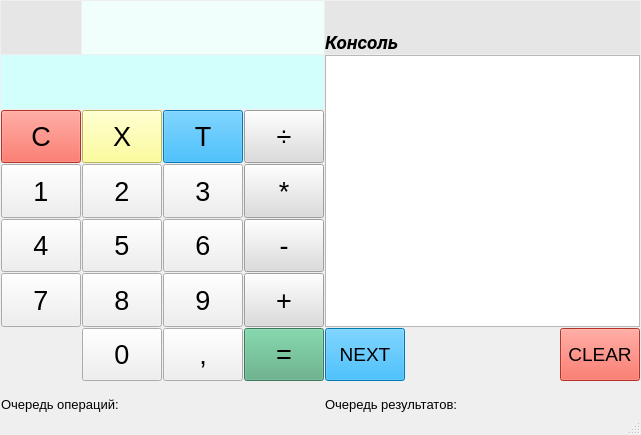
<?xml version="1.0" encoding="UTF-8"?>
<ui version="4.0">
 <class>MainWindow</class>
 <widget class="QMainWindow" name="MainWindow">
  <property name="geometry">
   <rect>
    <x>0</x>
    <y>0</y>
    <width>641</width>
    <height>435</height>
   </rect>
  </property>
  <property name="sizePolicy">
   <sizepolicy hsizetype="MinimumExpanding" vsizetype="MinimumExpanding">
    <horstretch>0</horstretch>
    <verstretch>0</verstretch>
   </sizepolicy>
  </property>
  <property name="minimumSize">
   <size>
    <width>0</width>
    <height>0</height>
   </size>
  </property>
  <property name="maximumSize">
   <size>
    <width>16777215</width>
    <height>16777215</height>
   </size>
  </property>
  <property name="windowTitle">
   <string>Калькулятор</string>
  </property>
  <widget class="QWidget" name="centralwidget">
   <property name="sizePolicy">
    <sizepolicy hsizetype="Preferred" vsizetype="Preferred">
     <horstretch>0</horstretch>
     <verstretch>0</verstretch>
    </sizepolicy>
   </property>
   <layout class="QHBoxLayout" name="horizontalLayout">
    <property name="spacing">
     <number>0</number>
    </property>
    <property name="leftMargin">
     <number>1</number>
    </property>
    <property name="topMargin">
     <number>1</number>
    </property>
    <property name="rightMargin">
     <number>1</number>
    </property>
    <property name="bottomMargin">
     <number>1</number>
    </property>
    <item>
     <layout class="QGridLayout" name="gridLayout">
      <property name="spacing">
       <number>1</number>
      </property>
      <item row="6" column="1">
       <widget class="QPushButton" name="buttonDigit_0">
        <property name="sizePolicy">
         <sizepolicy hsizetype="MinimumExpanding" vsizetype="MinimumExpanding">
          <horstretch>0</horstretch>
          <verstretch>0</verstretch>
         </sizepolicy>
        </property>
        <property name="minimumSize">
         <size>
          <width>75</width>
          <height>50</height>
         </size>
        </property>
        <property name="font">
         <font>
          <pointsize>20</pointsize>
         </font>
        </property>
        <property name="text">
         <string>0</string>
        </property>
       </widget>
      </item>
      <item row="5" column="0">
       <widget class="QPushButton" name="buttonDigit_7">
        <property name="sizePolicy">
         <sizepolicy hsizetype="MinimumExpanding" vsizetype="MinimumExpanding">
          <horstretch>0</horstretch>
          <verstretch>0</verstretch>
         </sizepolicy>
        </property>
        <property name="minimumSize">
         <size>
          <width>75</width>
          <height>50</height>
         </size>
        </property>
        <property name="font">
         <font>
          <pointsize>20</pointsize>
         </font>
        </property>
        <property name="text">
         <string>7</string>
        </property>
       </widget>
      </item>
      <item row="1" column="0" colspan="4">
       <widget class="QLabel" name="labelDinamic_CurrentOperand">
        <property name="sizePolicy">
         <sizepolicy hsizetype="MinimumExpanding" vsizetype="MinimumExpanding">
          <horstretch>0</horstretch>
          <verstretch>0</verstretch>
         </sizepolicy>
        </property>
        <property name="minimumSize">
         <size>
          <width>300</width>
          <height>50</height>
         </size>
        </property>
        <property name="font">
         <font>
          <pointsize>16</pointsize>
         </font>
        </property>
        <property name="styleSheet">
         <string notr="true">background-color: rgb(210, 255, 252);</string>
        </property>
        <property name="text">
         <string/>
        </property>
        <property name="alignment">
         <set>Qt::AlignRight|Qt::AlignTrailing|Qt::AlignVCenter</set>
        </property>
        <property name="margin">
         <number>5</number>
        </property>
       </widget>
      </item>
      <item row="6" column="2">
       <widget class="QPushButton" name="buttonSpecial_Comma">
        <property name="sizePolicy">
         <sizepolicy hsizetype="MinimumExpanding" vsizetype="MinimumExpanding">
          <horstretch>0</horstretch>
          <verstretch>0</verstretch>
         </sizepolicy>
        </property>
        <property name="minimumSize">
         <size>
          <width>75</width>
          <height>50</height>
         </size>
        </property>
        <property name="font">
         <font>
          <pointsize>20</pointsize>
         </font>
        </property>
        <property name="text">
         <string>,</string>
        </property>
       </widget>
      </item>
      <item row="4" column="2">
       <widget class="QPushButton" name="buttonDigit_6">
        <property name="sizePolicy">
         <sizepolicy hsizetype="MinimumExpanding" vsizetype="MinimumExpanding">
          <horstretch>0</horstretch>
          <verstretch>0</verstretch>
         </sizepolicy>
        </property>
        <property name="minimumSize">
         <size>
          <width>75</width>
          <height>50</height>
         </size>
        </property>
        <property name="font">
         <font>
          <pointsize>20</pointsize>
         </font>
        </property>
        <property name="text">
         <string>6</string>
        </property>
       </widget>
      </item>
      <item row="3" column="2">
       <widget class="QPushButton" name="buttonDigit_3">
        <property name="sizePolicy">
         <sizepolicy hsizetype="MinimumExpanding" vsizetype="MinimumExpanding">
          <horstretch>0</horstretch>
          <verstretch>0</verstretch>
         </sizepolicy>
        </property>
        <property name="minimumSize">
         <size>
          <width>75</width>
          <height>50</height>
         </size>
        </property>
        <property name="font">
         <font>
          <pointsize>20</pointsize>
         </font>
        </property>
        <property name="text">
         <string>3</string>
        </property>
       </widget>
      </item>
      <item row="5" column="3">
       <widget class="QPushButton" name="buttonOperation_Sum">
        <property name="sizePolicy">
         <sizepolicy hsizetype="MinimumExpanding" vsizetype="MinimumExpanding">
          <horstretch>0</horstretch>
          <verstretch>0</verstretch>
         </sizepolicy>
        </property>
        <property name="minimumSize">
         <size>
          <width>75</width>
          <height>50</height>
         </size>
        </property>
        <property name="font">
         <font>
          <pointsize>20</pointsize>
         </font>
        </property>
        <property name="styleSheet">
         <string notr="true">background-color: rgb(220, 220, 220);</string>
        </property>
        <property name="text">
         <string>+</string>
        </property>
       </widget>
      </item>
      <item row="5" column="2">
       <widget class="QPushButton" name="buttonDigit_9">
        <property name="sizePolicy">
         <sizepolicy hsizetype="MinimumExpanding" vsizetype="MinimumExpanding">
          <horstretch>0</horstretch>
          <verstretch>0</verstretch>
         </sizepolicy>
        </property>
        <property name="minimumSize">
         <size>
          <width>75</width>
          <height>50</height>
         </size>
        </property>
        <property name="font">
         <font>
          <pointsize>20</pointsize>
         </font>
        </property>
        <property name="text">
         <string>9</string>
        </property>
       </widget>
      </item>
      <item row="0" column="4" colspan="4">
       <widget class="QLabel" name="labelStatic_NameConsole">
        <property name="font">
         <font>
          <family>Roboto</family>
          <pointsize>14</pointsize>
          <weight>75</weight>
          <italic>true</italic>
          <bold>true</bold>
         </font>
        </property>
        <property name="styleSheet">
         <string notr="true">background-color: rgb(230, 230, 230);</string>
        </property>
        <property name="text">
         <string>Консоль</string>
        </property>
        <property name="alignment">
         <set>Qt::AlignBottom|Qt::AlignLeading|Qt::AlignLeft</set>
        </property>
        <property name="margin">
         <number>10</number>
        </property>
       </widget>
      </item>
      <item row="4" column="3">
       <widget class="QPushButton" name="buttonOperation_Mines">
        <property name="sizePolicy">
         <sizepolicy hsizetype="MinimumExpanding" vsizetype="MinimumExpanding">
          <horstretch>0</horstretch>
          <verstretch>0</verstretch>
         </sizepolicy>
        </property>
        <property name="minimumSize">
         <size>
          <width>75</width>
          <height>50</height>
         </size>
        </property>
        <property name="font">
         <font>
          <pointsize>20</pointsize>
         </font>
        </property>
        <property name="styleSheet">
         <string notr="true">background-color: rgb(220, 220, 220);</string>
        </property>
        <property name="text">
         <string>-</string>
        </property>
       </widget>
      </item>
      <item row="2" column="1">
       <widget class="QPushButton" name="buttonSpecial_X">
        <property name="sizePolicy">
         <sizepolicy hsizetype="MinimumExpanding" vsizetype="MinimumExpanding">
          <horstretch>0</horstretch>
          <verstretch>0</verstretch>
         </sizepolicy>
        </property>
        <property name="minimumSize">
         <size>
          <width>75</width>
          <height>50</height>
         </size>
        </property>
        <property name="font">
         <font>
          <pointsize>20</pointsize>
         </font>
        </property>
        <property name="styleSheet">
         <string notr="true">background-color: rgb(255, 255, 127);</string>
        </property>
        <property name="text">
         <string>X</string>
        </property>
       </widget>
      </item>
      <item row="6" column="7">
       <widget class="QPushButton" name="buttonConsole_Clear">
        <property name="sizePolicy">
         <sizepolicy hsizetype="MinimumExpanding" vsizetype="MinimumExpanding">
          <horstretch>0</horstretch>
          <verstretch>0</verstretch>
         </sizepolicy>
        </property>
        <property name="minimumSize">
         <size>
          <width>75</width>
          <height>50</height>
         </size>
        </property>
        <property name="font">
         <font>
          <pointsize>14</pointsize>
         </font>
        </property>
        <property name="styleSheet">
         <string notr="true">background-color: rgb(255, 70, 53);</string>
        </property>
        <property name="text">
         <string>CLEAR</string>
        </property>
       </widget>
      </item>
      <item row="6" column="4">
       <widget class="QPushButton" name="buttonConsole_Next">
        <property name="sizePolicy">
         <sizepolicy hsizetype="MinimumExpanding" vsizetype="MinimumExpanding">
          <horstretch>0</horstretch>
          <verstretch>0</verstretch>
         </sizepolicy>
        </property>
        <property name="minimumSize">
         <size>
          <width>75</width>
          <height>50</height>
         </size>
        </property>
        <property name="font">
         <font>
          <pointsize>14</pointsize>
         </font>
        </property>
        <property name="styleSheet">
         <string notr="true">background-color: rgb(0, 170, 255);</string>
        </property>
        <property name="text">
         <string>NEXT</string>
        </property>
       </widget>
      </item>
      <item row="8" column="0" colspan="2">
       <widget class="QLabel" name="labelStatic_QueueOperations">
        <property name="sizePolicy">
         <sizepolicy hsizetype="MinimumExpanding" vsizetype="Fixed">
          <horstretch>0</horstretch>
          <verstretch>0</verstretch>
         </sizepolicy>
        </property>
        <property name="minimumSize">
         <size>
          <width>150</width>
          <height>30</height>
         </size>
        </property>
        <property name="font">
         <font>
          <pointsize>10</pointsize>
         </font>
        </property>
        <property name="text">
         <string>Очередь операций:</string>
        </property>
        <property name="alignment">
         <set>Qt::AlignBottom|Qt::AlignLeading|Qt::AlignLeft</set>
        </property>
        <property name="margin">
         <number>2</number>
        </property>
       </widget>
      </item>
      <item row="4" column="0">
       <widget class="QPushButton" name="buttonDigit_4">
        <property name="sizePolicy">
         <sizepolicy hsizetype="MinimumExpanding" vsizetype="MinimumExpanding">
          <horstretch>0</horstretch>
          <verstretch>0</verstretch>
         </sizepolicy>
        </property>
        <property name="minimumSize">
         <size>
          <width>75</width>
          <height>50</height>
         </size>
        </property>
        <property name="font">
         <font>
          <pointsize>20</pointsize>
         </font>
        </property>
        <property name="text">
         <string>4</string>
        </property>
       </widget>
      </item>
      <item row="6" column="3">
       <widget class="QPushButton" name="buttonSpecial_Equal">
        <property name="sizePolicy">
         <sizepolicy hsizetype="MinimumExpanding" vsizetype="MinimumExpanding">
          <horstretch>0</horstretch>
          <verstretch>0</verstretch>
         </sizepolicy>
        </property>
        <property name="minimumSize">
         <size>
          <width>75</width>
          <height>50</height>
         </size>
        </property>
        <property name="font">
         <font>
          <pointsize>20</pointsize>
         </font>
        </property>
        <property name="styleSheet">
         <string notr="true">background-color: rgb(85, 170, 127);</string>
        </property>
        <property name="text">
         <string>=</string>
        </property>
       </widget>
      </item>
      <item row="4" column="1">
       <widget class="QPushButton" name="buttonDigit_5">
        <property name="sizePolicy">
         <sizepolicy hsizetype="MinimumExpanding" vsizetype="MinimumExpanding">
          <horstretch>0</horstretch>
          <verstretch>0</verstretch>
         </sizepolicy>
        </property>
        <property name="minimumSize">
         <size>
          <width>75</width>
          <height>50</height>
         </size>
        </property>
        <property name="font">
         <font>
          <pointsize>20</pointsize>
         </font>
        </property>
        <property name="text">
         <string>5</string>
        </property>
       </widget>
      </item>
      <item row="3" column="3">
       <widget class="QPushButton" name="buttonOperation_Mult">
        <property name="sizePolicy">
         <sizepolicy hsizetype="MinimumExpanding" vsizetype="MinimumExpanding">
          <horstretch>0</horstretch>
          <verstretch>0</verstretch>
         </sizepolicy>
        </property>
        <property name="minimumSize">
         <size>
          <width>75</width>
          <height>50</height>
         </size>
        </property>
        <property name="font">
         <font>
          <pointsize>20</pointsize>
         </font>
        </property>
        <property name="styleSheet">
         <string notr="true">background-color: rgb(220, 220, 220);</string>
        </property>
        <property name="text">
         <string>*</string>
        </property>
       </widget>
      </item>
      <item row="3" column="1">
       <widget class="QPushButton" name="buttonDigit_2">
        <property name="sizePolicy">
         <sizepolicy hsizetype="MinimumExpanding" vsizetype="MinimumExpanding">
          <horstretch>0</horstretch>
          <verstretch>0</verstretch>
         </sizepolicy>
        </property>
        <property name="minimumSize">
         <size>
          <width>75</width>
          <height>50</height>
         </size>
        </property>
        <property name="font">
         <font>
          <pointsize>20</pointsize>
         </font>
        </property>
        <property name="text">
         <string>2</string>
        </property>
       </widget>
      </item>
      <item row="2" column="0">
       <widget class="QPushButton" name="buttonSpecial_C">
        <property name="sizePolicy">
         <sizepolicy hsizetype="MinimumExpanding" vsizetype="MinimumExpanding">
          <horstretch>0</horstretch>
          <verstretch>0</verstretch>
         </sizepolicy>
        </property>
        <property name="minimumSize">
         <size>
          <width>75</width>
          <height>50</height>
         </size>
        </property>
        <property name="font">
         <font>
          <pointsize>20</pointsize>
         </font>
        </property>
        <property name="styleSheet">
         <string notr="true">background-color: rgb(255, 70, 53);</string>
        </property>
        <property name="text">
         <string>С</string>
        </property>
       </widget>
      </item>
      <item row="8" column="2">
       <widget class="QLabel" name="labelDinamic_QueueOperations">
        <property name="sizePolicy">
         <sizepolicy hsizetype="MinimumExpanding" vsizetype="Fixed">
          <horstretch>0</horstretch>
          <verstretch>0</verstretch>
         </sizepolicy>
        </property>
        <property name="minimumSize">
         <size>
          <width>75</width>
          <height>30</height>
         </size>
        </property>
        <property name="font">
         <font>
          <pointsize>10</pointsize>
          <weight>50</weight>
          <italic>true</italic>
          <bold>false</bold>
         </font>
        </property>
        <property name="text">
         <string/>
        </property>
        <property name="alignment">
         <set>Qt::AlignBottom|Qt::AlignRight|Qt::AlignTrailing</set>
        </property>
        <property name="margin">
         <number>2</number>
        </property>
       </widget>
      </item>
      <item row="5" column="1">
       <widget class="QPushButton" name="buttonDigit_8">
        <property name="sizePolicy">
         <sizepolicy hsizetype="MinimumExpanding" vsizetype="MinimumExpanding">
          <horstretch>0</horstretch>
          <verstretch>0</verstretch>
         </sizepolicy>
        </property>
        <property name="minimumSize">
         <size>
          <width>75</width>
          <height>50</height>
         </size>
        </property>
        <property name="font">
         <font>
          <pointsize>20</pointsize>
         </font>
        </property>
        <property name="text">
         <string>8</string>
        </property>
       </widget>
      </item>
      <item row="1" column="4" rowspan="5" colspan="4">
       <widget class="QTextEdit" name="textEdit_Console">
        <property name="sizePolicy">
         <sizepolicy hsizetype="MinimumExpanding" vsizetype="MinimumExpanding">
          <horstretch>0</horstretch>
          <verstretch>0</verstretch>
         </sizepolicy>
        </property>
        <property name="minimumSize">
         <size>
          <width>225</width>
          <height>50</height>
         </size>
        </property>
        <property name="font">
         <font>
          <pointsize>10</pointsize>
         </font>
        </property>
        <property name="verticalScrollBarPolicy">
         <enum>Qt::ScrollBarAsNeeded</enum>
        </property>
        <property name="horizontalScrollBarPolicy">
         <enum>Qt::ScrollBarAlwaysOff</enum>
        </property>
        <property name="readOnly">
         <bool>true</bool>
        </property>
       </widget>
      </item>
      <item row="0" column="0">
       <widget class="QLabel" name="labelDinamic_Operation">
        <property name="sizePolicy">
         <sizepolicy hsizetype="MinimumExpanding" vsizetype="MinimumExpanding">
          <horstretch>0</horstretch>
          <verstretch>0</verstretch>
         </sizepolicy>
        </property>
        <property name="minimumSize">
         <size>
          <width>75</width>
          <height>50</height>
         </size>
        </property>
        <property name="font">
         <font>
          <pointsize>16</pointsize>
         </font>
        </property>
        <property name="styleSheet">
         <string notr="true">background-color: rgb(230, 230, 230);</string>
        </property>
        <property name="text">
         <string/>
        </property>
        <property name="alignment">
         <set>Qt::AlignCenter</set>
        </property>
       </widget>
      </item>
      <item row="0" column="1" colspan="3">
       <widget class="QLabel" name="labelDinamic_PreviousOperand">
        <property name="sizePolicy">
         <sizepolicy hsizetype="MinimumExpanding" vsizetype="MinimumExpanding">
          <horstretch>0</horstretch>
          <verstretch>0</verstretch>
         </sizepolicy>
        </property>
        <property name="minimumSize">
         <size>
          <width>225</width>
          <height>50</height>
         </size>
        </property>
        <property name="font">
         <font>
          <pointsize>12</pointsize>
         </font>
        </property>
        <property name="styleSheet">
         <string notr="true">background-color: rgb(240, 255, 252);</string>
        </property>
        <property name="text">
         <string/>
        </property>
        <property name="alignment">
         <set>Qt::AlignRight|Qt::AlignTrailing|Qt::AlignVCenter</set>
        </property>
        <property name="margin">
         <number>5</number>
        </property>
       </widget>
      </item>
      <item row="8" column="4" colspan="2">
       <widget class="QLabel" name="labelStatic_QueueResults">
        <property name="sizePolicy">
         <sizepolicy hsizetype="MinimumExpanding" vsizetype="Fixed">
          <horstretch>0</horstretch>
          <verstretch>0</verstretch>
         </sizepolicy>
        </property>
        <property name="minimumSize">
         <size>
          <width>150</width>
          <height>30</height>
         </size>
        </property>
        <property name="font">
         <font>
          <pointsize>10</pointsize>
         </font>
        </property>
        <property name="text">
         <string>Очередь результатов:</string>
        </property>
        <property name="alignment">
         <set>Qt::AlignBottom|Qt::AlignLeading|Qt::AlignLeft</set>
        </property>
        <property name="margin">
         <number>2</number>
        </property>
       </widget>
      </item>
      <item row="3" column="0">
       <widget class="QPushButton" name="buttonDigit_1">
        <property name="sizePolicy">
         <sizepolicy hsizetype="MinimumExpanding" vsizetype="MinimumExpanding">
          <horstretch>0</horstretch>
          <verstretch>0</verstretch>
         </sizepolicy>
        </property>
        <property name="minimumSize">
         <size>
          <width>75</width>
          <height>50</height>
         </size>
        </property>
        <property name="font">
         <font>
          <pointsize>20</pointsize>
         </font>
        </property>
        <property name="text">
         <string>1</string>
        </property>
       </widget>
      </item>
      <item row="6" column="5">
       <widget class="QLabel" name="labelStatic_Support_1">
        <property name="sizePolicy">
         <sizepolicy hsizetype="MinimumExpanding" vsizetype="MinimumExpanding">
          <horstretch>0</horstretch>
          <verstretch>0</verstretch>
         </sizepolicy>
        </property>
        <property name="minimumSize">
         <size>
          <width>75</width>
          <height>50</height>
         </size>
        </property>
        <property name="text">
         <string/>
        </property>
       </widget>
      </item>
      <item row="2" column="2">
       <widget class="QPushButton" name="buttonSpecial_T">
        <property name="sizePolicy">
         <sizepolicy hsizetype="MinimumExpanding" vsizetype="MinimumExpanding">
          <horstretch>0</horstretch>
          <verstretch>0</verstretch>
         </sizepolicy>
        </property>
        <property name="minimumSize">
         <size>
          <width>75</width>
          <height>50</height>
         </size>
        </property>
        <property name="font">
         <font>
          <pointsize>20</pointsize>
         </font>
        </property>
        <property name="contextMenuPolicy">
         <enum>Qt::DefaultContextMenu</enum>
        </property>
        <property name="styleSheet">
         <string notr="true">background-color: rgb(0, 170, 255);</string>
        </property>
        <property name="text">
         <string>T</string>
        </property>
       </widget>
      </item>
      <item row="2" column="3">
       <widget class="QPushButton" name="buttonOperation_Div">
        <property name="sizePolicy">
         <sizepolicy hsizetype="MinimumExpanding" vsizetype="MinimumExpanding">
          <horstretch>0</horstretch>
          <verstretch>0</verstretch>
         </sizepolicy>
        </property>
        <property name="minimumSize">
         <size>
          <width>75</width>
          <height>50</height>
         </size>
        </property>
        <property name="font">
         <font>
          <pointsize>20</pointsize>
         </font>
        </property>
        <property name="styleSheet">
         <string notr="true">background-color: rgb(220, 220, 220);</string>
        </property>
        <property name="text">
         <string>÷</string>
        </property>
       </widget>
      </item>
      <item row="6" column="6">
       <widget class="QLabel" name="labelStatic_Support_2">
        <property name="sizePolicy">
         <sizepolicy hsizetype="MinimumExpanding" vsizetype="MinimumExpanding">
          <horstretch>0</horstretch>
          <verstretch>0</verstretch>
         </sizepolicy>
        </property>
        <property name="minimumSize">
         <size>
          <width>75</width>
          <height>50</height>
         </size>
        </property>
        <property name="text">
         <string/>
        </property>
       </widget>
      </item>
      <item row="8" column="6">
       <widget class="QLabel" name="labelDinamic_QueueResults">
        <property name="sizePolicy">
         <sizepolicy hsizetype="MinimumExpanding" vsizetype="Fixed">
          <horstretch>0</horstretch>
          <verstretch>0</verstretch>
         </sizepolicy>
        </property>
        <property name="minimumSize">
         <size>
          <width>75</width>
          <height>30</height>
         </size>
        </property>
        <property name="font">
         <font>
          <pointsize>10</pointsize>
          <weight>50</weight>
          <italic>true</italic>
          <bold>false</bold>
         </font>
        </property>
        <property name="text">
         <string/>
        </property>
        <property name="alignment">
         <set>Qt::AlignBottom|Qt::AlignRight|Qt::AlignTrailing</set>
        </property>
        <property name="margin">
         <number>2</number>
        </property>
       </widget>
      </item>
     </layout>
    </item>
   </layout>
  </widget>
  <widget class="QMenuBar" name="menubar">
   <property name="geometry">
    <rect>
     <x>0</x>
     <y>0</y>
     <width>641</width>
     <height>22</height>
    </rect>
   </property>
  </widget>
  <widget class="QStatusBar" name="statusbar"/>
 </widget>
 <resources/>
 <connections/>
</ui>
